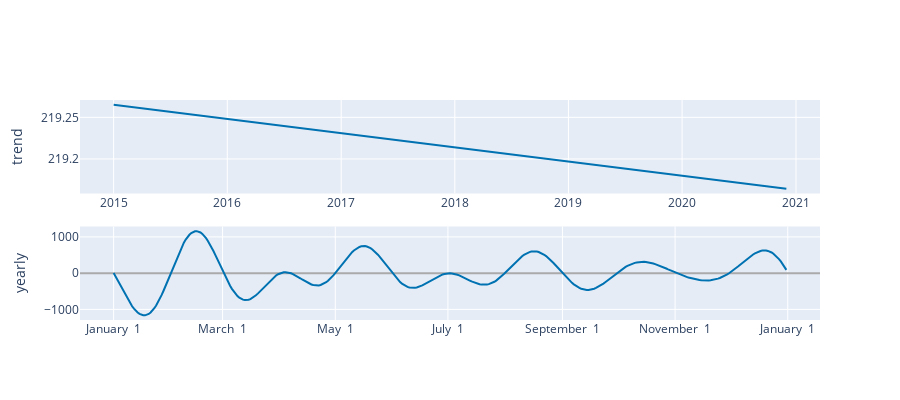

Here is the notebook cell this chart was saved with:
### Markdown cell above
In a Prophet plot, the line represents the forecasted values, while the dots represent the actual historical data points. The forecast line is what the model predicts based on the historical data, and the dots are the actual observed values.

### Code cell
from prophet.plot import plot_plotly, plot_components_plotly

plot_plotly(my_model, future)

plot_components_plotly(my_model, future)
